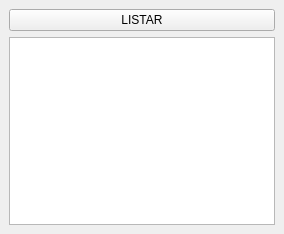
<?xml version="1.0" encoding="UTF-8"?>
<ui version="4.0">
 <class>MainWindow</class>
 <widget class="QMainWindow" name="MainWindow">
  <property name="geometry">
   <rect>
    <x>0</x>
    <y>0</y>
    <width>284</width>
    <height>234</height>
   </rect>
  </property>
  <property name="windowTitle">
   <string>Listagem de Dados</string>
  </property>
  <widget class="QWidget" name="centralwidget">
   <layout class="QVBoxLayout" name="verticalLayout">
    <item>
     <widget class="QPushButton" name="pushButton">
      <property name="text">
       <string>LISTAR</string>
      </property>
     </widget>
    </item>
    <item>
     <widget class="QPlainTextEdit" name="plainTextEdit"/>
    </item>
   </layout>
  </widget>
 </widget>
 <resources/>
 <connections/>
</ui>
